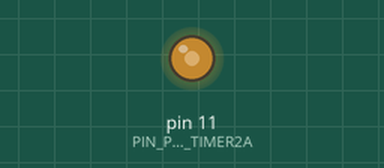
Simulated run of this sketch. Board: Arduino Uno, built with avr-gcc and run on an emulated ATmega328P. Parts: output pins drawn as LEDs (lit = HIGH).

Above: at 0.1 s.
Timing chart, 0 to 1.6 s (numbered marks = the images above):
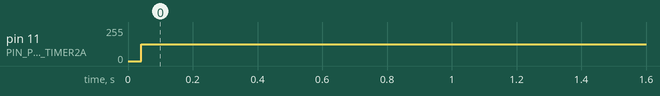

Measured:
- by itself, pin 11 (PIN_PWM_TIMER2A): 0/255 → 124/255 at 0.04 s

The sketch:

dds_arduino_uno_16v_8b.ino
```cpp
/* dds_arduino_uno_16v_8b.ino
 * weigu.lu
 * N = 12, P = 4, B = 8, res = 8.8777Hz
 * PWM output on pin 11 connected to low-pass
 * fout = fCLK/offset*2^N, fout = 8,877Hz/offset
 */

const uint8_t SINE_16V_8B[16] {
  0x80,0xb0,0xda,0xf5,0xff,0xf5,0xda,0xb0,
  0x80,0x4f,0x25,0xa,0x00,0x0a,0x25,0x4f
};

const uint8_t PIN_PWM_TIMER2A = 11; // PWM output on Uno
uint16_t phase_offset = 560;
uint16_t phase_accumulator = 0x0000;
uint8_t  address_pointer = 0x00;

/* Timer1 interrupt calculates the pointer, gets the value
   for the PWM from the table and outputs it */
ISR(TIMER1_COMPA_vect){
  phase_accumulator = (phase_accumulator + phase_offset) % 4096;
  address_pointer = phase_accumulator >> 8; // shift 3 byte
  OCR2A = SINE_16V_8B[address_pointer];
}

void setup() {
  pinMode(PIN_PWM_TIMER2A, OUTPUT);
  cli();         // stop interrupts
  /* Set Timer2 register to FastPWM */
  TCCR2A = 0xA3;
  TCCR2B = 0x01; // no prescaling (f_PWM = 16MHz/256 = 62,5kHz)
  /* Set Timer1 for Timer interrupt */
  TCCR1A = 0;
  TCCR1B = 0x0A; // turn on CTC mode prescaler = 2
  OCR1A = 54;   // f = 2MHz / (OCCR1A + 1) = 36363Hz
  TIMSK1 = 0x02; // enable timer compare interrupt
  sei();         //allow interrupts
}

void loop() { // everything in the ISR
}
```
